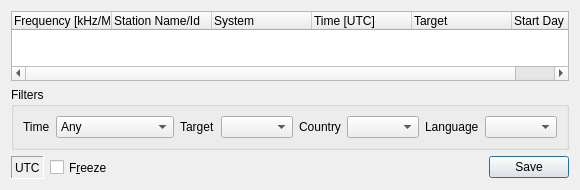
<?xml version="1.0" encoding="UTF-8"?>
<ui version="4.0">
 <class>LiveScheduleWidget</class>
 <widget class="QDialog" name="LiveScheduleWidget">
  <property name="geometry">
   <rect>
    <x>0</x>
    <y>0</y>
    <width>526</width>
    <height>179</height>
   </rect>
  </property>
  <property name="windowTitle">
   <string>Dialog</string>
  </property>
  <layout class="QVBoxLayout" name="verticalLayout">
   <item>
    <widget class="QTreeWidget" name="ListViewStations">
     <property name="sizePolicy">
      <sizepolicy hsizetype="Expanding" vsizetype="Expanding">
       <horstretch>0</horstretch>
       <verstretch>0</verstretch>
      </sizepolicy>
     </property>
     <property name="rootIsDecorated">
      <bool>false</bool>
     </property>
     <property name="uniformRowHeights">
      <bool>true</bool>
     </property>
     <column>
      <property name="text">
       <string>Frequency [kHz/MHz]</string>
      </property>
     </column>
     <column>
      <property name="text">
       <string>Station Name/Id</string>
      </property>
     </column>
     <column>
      <property name="text">
       <string>System</string>
      </property>
     </column>
     <column>
      <property name="text">
       <string>Time [UTC]</string>
      </property>
     </column>
     <column>
      <property name="text">
       <string>Target</string>
      </property>
     </column>
     <column>
      <property name="text">
       <string>Start Day</string>
      </property>
     </column>
    </widget>
   </item>
   <item>
    <widget class="QGroupBox" name="groupBox">
     <property name="title">
      <string>Filters</string>
     </property>
     <layout class="QHBoxLayout" name="horizontalLayout_2">
      <item>
       <widget class="QLabel" name="label">
        <property name="text">
         <string>Time</string>
        </property>
       </widget>
      </item>
      <item>
       <widget class="QComboBox" name="comboBoxFilterTime">
        <item>
         <property name="text">
          <string>Any</string>
         </property>
        </item>
        <item>
         <property name="text">
          <string>Active</string>
         </property>
        </item>
        <item>
         <property name="text">
          <string>Coming (5min)</string>
         </property>
        </item>
        <item>
         <property name="text">
          <string>Coming (15min)</string>
         </property>
        </item>
        <item>
         <property name="text">
          <string>Coming (30min)</string>
         </property>
        </item>
       </widget>
      </item>
      <item>
       <widget class="QLabel" name="TextLabelTarget">
        <property name="text">
         <string>Target</string>
        </property>
        <property name="wordWrap">
         <bool>false</bool>
        </property>
       </widget>
      </item>
      <item>
       <widget class="QComboBox" name="comboBoxFilterTarget">
        <property name="sizePolicy">
         <sizepolicy hsizetype="MinimumExpanding" vsizetype="Fixed">
          <horstretch>0</horstretch>
          <verstretch>0</verstretch>
         </sizepolicy>
        </property>
       </widget>
      </item>
      <item>
       <widget class="QLabel" name="TextLabelCountry">
        <property name="text">
         <string>Country</string>
        </property>
        <property name="wordWrap">
         <bool>false</bool>
        </property>
       </widget>
      </item>
      <item>
       <widget class="QComboBox" name="comboBoxFilterCountry">
        <property name="sizePolicy">
         <sizepolicy hsizetype="MinimumExpanding" vsizetype="Fixed">
          <horstretch>0</horstretch>
          <verstretch>0</verstretch>
         </sizepolicy>
        </property>
       </widget>
      </item>
      <item>
       <widget class="QLabel" name="TextLabelLanguage">
        <property name="text">
         <string>Language</string>
        </property>
        <property name="wordWrap">
         <bool>false</bool>
        </property>
       </widget>
      </item>
      <item>
       <widget class="QComboBox" name="comboBoxFilterLanguage">
        <property name="sizePolicy">
         <sizepolicy hsizetype="MinimumExpanding" vsizetype="Fixed">
          <horstretch>0</horstretch>
          <verstretch>0</verstretch>
         </sizepolicy>
        </property>
       </widget>
      </item>
     </layout>
    </widget>
   </item>
   <item>
    <layout class="QHBoxLayout" name="horizontalLayout">
     <item>
      <widget class="QLabel" name="TextLabelUTCTime">
       <property name="sizePolicy">
        <sizepolicy hsizetype="Minimum" vsizetype="Maximum">
         <horstretch>0</horstretch>
         <verstretch>0</verstretch>
        </sizepolicy>
       </property>
       <property name="minimumSize">
        <size>
         <width>0</width>
         <height>23</height>
        </size>
       </property>
       <property name="frameShape">
        <enum>QFrame::Panel</enum>
       </property>
       <property name="frameShadow">
        <enum>QFrame::Sunken</enum>
       </property>
       <property name="text">
        <string>UTC</string>
       </property>
       <property name="wordWrap">
        <bool>false</bool>
       </property>
      </widget>
     </item>
     <item>
      <widget class="QCheckBox" name="freeze">
       <property name="sizePolicy">
        <sizepolicy hsizetype="Minimum" vsizetype="Minimum">
         <horstretch>0</horstretch>
         <verstretch>0</verstretch>
        </sizepolicy>
       </property>
       <property name="text">
        <string>F&amp;reeze</string>
       </property>
      </widget>
     </item>
     <item>
      <spacer name="Spacer4">
       <property name="orientation">
        <enum>Qt::Horizontal</enum>
       </property>
       <property name="sizeType">
        <enum>QSizePolicy::Expanding</enum>
       </property>
       <property name="sizeHint" stdset="0">
        <size>
         <width>20</width>
         <height>20</height>
        </size>
       </property>
      </spacer>
     </item>
     <item>
      <widget class="QPushButton" name="buttonSave">
       <property name="sizePolicy">
        <sizepolicy hsizetype="Minimum" vsizetype="Maximum">
         <horstretch>0</horstretch>
         <verstretch>0</verstretch>
        </sizepolicy>
       </property>
       <property name="text">
        <string>Save</string>
       </property>
       <property name="autoDefault">
        <bool>true</bool>
       </property>
       <property name="default">
        <bool>true</bool>
       </property>
      </widget>
     </item>
    </layout>
   </item>
  </layout>
 </widget>
 <resources/>
 <connections/>
</ui>
